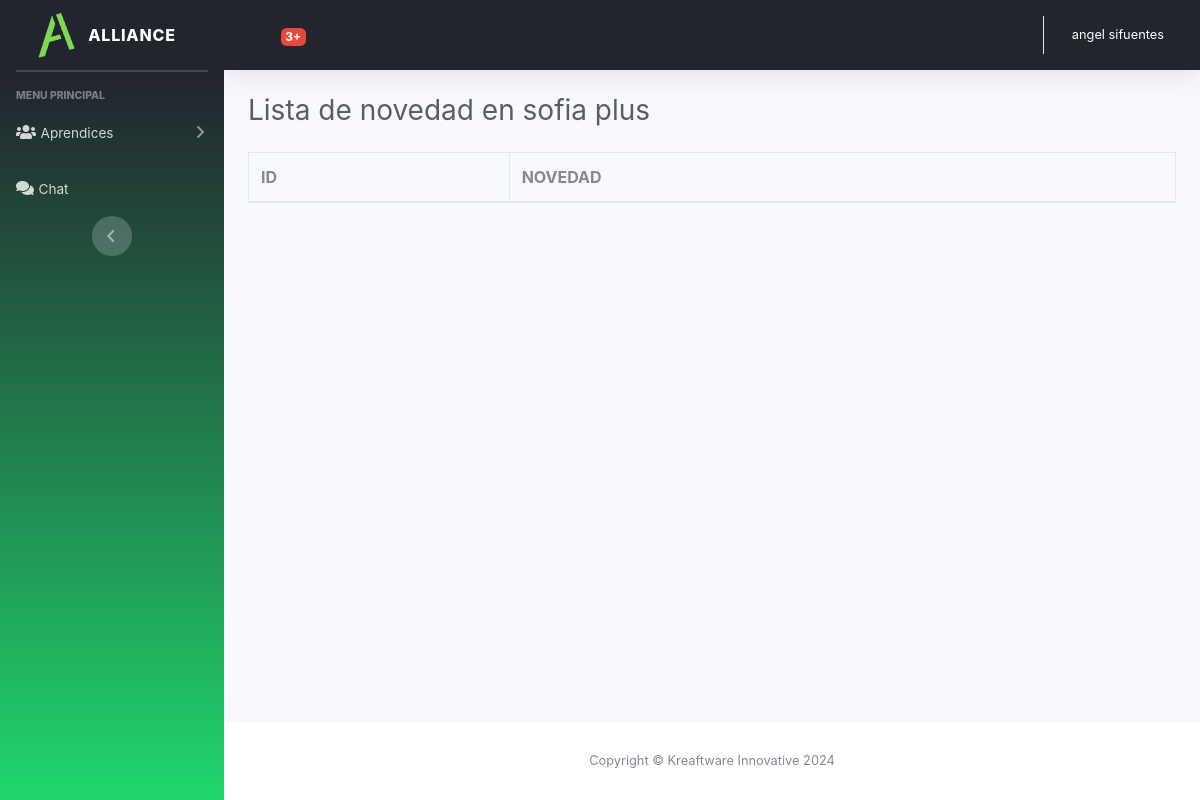
Before: /sistema/lista_novedad.php (signed in) with the older database file.
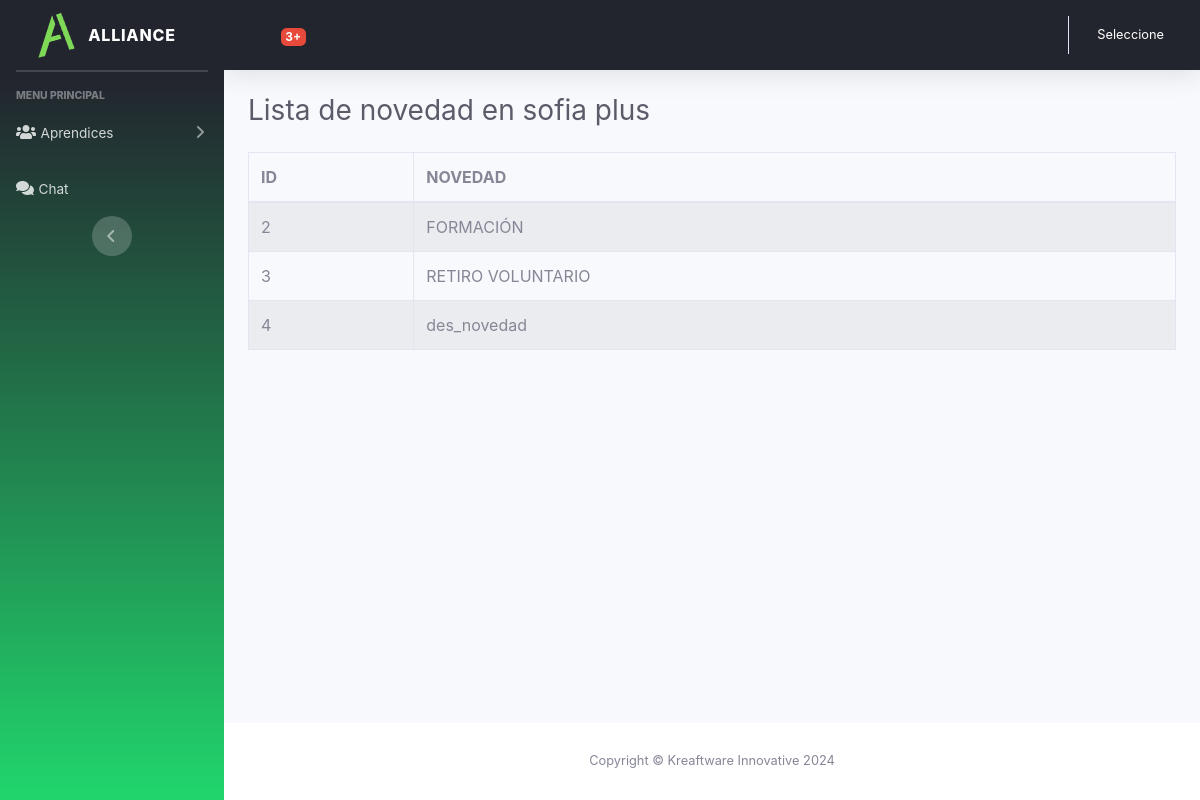
After: the same page with the newer database file.
### tables this page shows
CREATE TABLE IF NOT EXISTS `novedad` (
  `id_novedad` int NOT NULL AUTO_INCREMENT,
  `des_novedad` varchar(450) NOT NULL,
  `cod_novedad` int DEFAULT NULL,
  PRIMARY KEY (`id_novedad`)
);

### sistema/lista_novedad.php (the view, shortened to what this page needs)
<?php include_once "includes/header.php"; ?>
<div class="container-fluid">
	<div class="d-sm-flex align-items-center justify-content-between mb-4">
		<h1 class="h3 mb-0 text-gray-800">Lista de novedad en sofia plus</h1>
	</div>
    <div class="row">
		<div class="col-lg-12">
	    	<div class="table-responsive">
				<table class="table table-striped table-bordered" id="table">
					<thead class="thead">
                                <tr>
                                    <th>ID</th>
                                    <th>NOVEDAD</th>
                                </tr>
                            </thead>
                            <tbody>
                                <?php
                                include "../conexion.php";
                                $query = mysqli_query($conexion, "SELECT * FROM novedad");
                                $result = mysqli_num_rows($query);
                                if ($result > 0) {
                                    while ($data = mysqli_fetch_assoc($query)) { ?>
                                        <tr>
                                            <td><?php echo $data['id_novedad']; ?></td>
                                            <td><?php echo $data['des_novedad']; ?></td>
                                        </tr>
                                <?php }
                                } ?>
                            </tbody>
				</table>
			  </div>
        </div>
     </div>
</div>
</div>
<?php include_once "includes/footer.php"; ?>

### sistema/includes/header.php (shortened to what this page needs)
<!DOCTYPE html>
<html lang="en">
<head>
	<link href="css/style.css" rel="stylesheet">
	<link href="css/sb-admin-2.min.css" rel="stylesheet">
	<link rel="stylesheet" href="css/dataTables.bootstrap4.min.css">
	<link rel="stylesheet" href="https://cdnjs.cloudflare.com/ajax/libs/font-awesome/6.0.0-beta3/css/all.min.css">
</head>
<body id="page-top">
	<div id="wrapper">
		<?php include_once "includes/menu.php"; ?>
		<div id="content-wrapper" class="d-flex flex-column">
			<div id="content">
				<nav class="navbar navbar-expand navbar-light bg-primary text-white topbar mb-4 static-top shadow">
					<a class="nav-link dropdown-toggle" href="#" id="alertsDropdown" role="button"
                                data-toggle="dropdown" aria-haspopup="true" aria-expanded="false">
                                <i class="fas fa-bell fa-fw"></i>
                                <span class="badge badge-danger badge-counter">3+</span>
                            </a>
					<ul class="navbar-nav ml-auto">
						<li class="nav-item dropdown no-arrow">
							<a class="nav-link dropdown-toggle" href="#" id="userDropdown" role="button" data-toggle="dropdown" aria-haspopup="true" aria-expanded="false">
								<span class="mr-2 d-none d-lg-inline small text-white"><?php echo $_SESSION['nombre']; ?></span>
							</a>
						</li>
					</ul>
				</nav>

Changed rows visible on the page:
added novedad: id_novedad "2", des_novedad "FORMACIÓN"
added novedad: id_novedad "3", des_novedad "RETIRO VOLUNTARIO"
added novedad: id_novedad "4", des_novedad "des_novedad"
Other visible differences:
$_SESSION['nombre']: "angel sifuentes" → "Seleccione"
